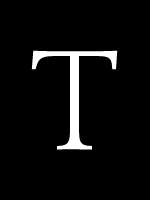
#> input picture source.png, 150 x 200 px
$ python translation.py
#> lines starting #> are read from the running program, lines starting #| are printed output that depends on the picture
import numpy as np
import matplotlib.pyplot as plt

img_source = plt.imread("source.png")
#> img_source is the input picture: shape (200, 150) float32; min 0, max 1, mean 0.0517


def translation(image, distance, method):
#> called with distance = (20, 20), method = 'nearest_neighbor'
    img_target = np.zeros(shape=image.shape)

    distance_x = distance[0]
    distance_y = distance[1]

    affine_matrix_identity = np.array([[1, 0, 0], [0, 1, 0], [distance_x, distance_y, 1]])

    # target(rotated coordinate) (x, y)
    for x in range(image.shape[0] - 1):  # h
        for y in range(image.shape[1] - 1):  # w
            map = np.array([x, y, 1])

            # original image coordinate (v, w)
            v, w, _ = np.matmul(map, np.linalg.inv(affine_matrix_identity))

            x_lt = int(v)
            y_lt = int(w)

            x_rt = int(v)
            y_rt = int(w + 1)

            x_lb = int(v + 1)
            y_lb = int(w)

            x_rb = int(v + 1)
            y_rb = int(w + 1)

            if method == "nearest_neighbor":
                try:
                    img_target[x, y] = image[x_lt, y_lt]
                except:
                    img_target[x, y] = 0

            elif method == "bilinear":

                try:
                    img_lt = image[x_lt, y_lt]
                except:
                    img_lt = 0

                try:
                    img_rt = image[x_rt, y_rt]
                except:
                    img_rt = 0

                try:
                    img_lb = image[x_lb, y_lb]
                except:
                    img_lb = 0

                try:
                    img_rb = image[x_rb, y_rb]
                except:
                    img_rb = 0

                temp1 = img_lt * (y_rt - w) + img_rt * (1 - (y_rt - w))
                temp2 = img_lb * (y_rt - w) + img_rb * (1 - (y_rt - w))
                img_target[x, y] = temp1 * (x_lb - v) + temp2 * (1 - (x_lb - v))

            elif method == "bicubic":
                try:
                    f00 = image[x_lt, y_lt]
                except:
                    f00 = 0
                try:
                    f01 = image[x_lt, y_lt + 1]
                except:
                    f01 = 0
                try:
                    f10 = image[x_lt + 1, y_lt]
                except:
                    f10 = 0
                try:
                    f11 = image[x_lt + 1, y_lt + 1]
                except:
                    f11 = 0
                try:
                    fx00 = (image[x_lt + 1, y_lt] - image[x_lt - 1, y_lt]) / 2
                except:
                    fx00 = 0
                try:
                    fx10 = (image[x_lt + 2, y_lt] - image[x_lt, y_lt]) / 2
                except:
                    fx10 = 0
                try:
                    fx01 = (image[x_lt + 1, y_lt + 1] - image[x_lt - 1, y_lt + 1]) / 2
                except:
                    fx01 = 0
                try:
                    fx11 = (image[x_lt + 2, y_lt + 1] - image[x_lt, y_lt + 1]) / 2
                except:
                    fx11 = 0
                try:
                    fy00 = (image[x_lt, y_lt + 1] - image[x_lt, y_lt - 1]) / 2
                except:
                    fy00 = 0
                try:
                    fy10 = (image[x_lt, y_lt + 2] - image[x_lt, y_lt]) / 2
                except:
                    fy10 = 0
                try:
                    fy01 = (image[x_lt + 1, y_lt + 1] - image[x_lt + 1, y_lt - 1]) / 2
                except:
                    fy01 = 0
                try:
                    fy11 = (image[x_lt + 1, y_lt + 2] - image[x_lt + 1, y_lt]) / 2
                except:
                    fy11 = 0
                try:
                    fxy00 = (image[x_lt - 1, y_lt - 1] - image[x_lt - 1, y_lt + 1] - image[x_lt + 1, y_lt - 1] + image[x_lt + 1, y_lt + 1]) / 4
                except:
                    fxy00 = 0
                try:
                    fxy10 = (image[x_lt, y_lt - 1] - image[x_lt, y_lt + 1] - image[x_lt + 2, y_lt - 1] + image[x_lt + 2, y_lt + 1]) / 4
                except:
                    fxy10 = 0
                try:
                    fxy01 = (image[x_lt - 1, y_lt] - image[x_lt - 1, y_lt + 2] - image[x_lt + 1, y_lt] + image[x_lt + 1, y_lt + 2]) / 4
                except:
                    fxy01 = 0
                try:
                    fxy11 = (image[x_lt, y_lt] - image[x_lt, y_lt + 2] - image[x_lt + 2, y_lt] + image[x_lt + 2, y_lt + 2]) / 4
                except:
                    fxy11 = 0
                # ----------------------distance coordinates --------distance coordinates------------distance coordinates-------
                temp1 = np.array([1, (1 - (x_lb - v)), np.power((1 - (x_lb - v)), 2), np.power((1 - (x_lb - v)), 3)])
                temp2 = np.array([[1, 0, 0, 0], [0, 0, 1, 0], [-3, 3, -2, -1], [2, -2, 1, 1]])
                temp3 = np.array(
                    [[f00, f01, fy00, fy01], [f10, f11, fy10, fy11], [fx00, fx01, fxy00, fxy01], [fx10, fx11, fxy10, fxy11]])
                temp4 = np.array([[1, 0, -3, 2], [0, 0, 3, -2], [0, 1, -2, 1], [0, 0, -1, 1]])
                temp5 = np.transpose(np.array([1, (1 - (y_rt - w)), np.power((1 - (y_rt - w)), 2), np.power((1 - (y_rt - w)), 3)]))

                img_target[x, y] = np.dot(np.dot(np.dot(np.dot(temp1, temp2), temp3), temp4), temp5)
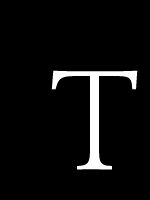
#> img_target: shape (200, 150) float64; min 0, max 1, mean 0.0517

    return img_target


distance = (20, 20)

result_nearest_neighbor = translation(img_source, distance, method="nearest_neighbor")
result_bilinear = translation(img_source, distance, method="bilinear")
result_bicubic = translation(img_source, distance, method="bicubic")

# draw
fig, ax = plt.subplots(nrows=2, ncols=2, figsize=(8, 8), sharex=True, sharey=True)
ax[0, 0].set_title("original")
ax[0, 0].imshow(img_source, cmap='gray')
ax[0, 1].set_title("translation(nearest neighbor):{}'".format(np.abs(distance)))
ax[0, 1].imshow(result_nearest_neighbor, cmap='gray')
ax[1, 0].set_title("translation(bilinear):{}'".format(np.abs(distance)))
ax[1, 0].imshow(result_bilinear, cmap='gray')
ax[1, 1].set_title("translation(bicubic):{}".format(np.abs(distance)))
ax[1, 1].imshow(result_bicubic, cmap='gray')
plt.show()
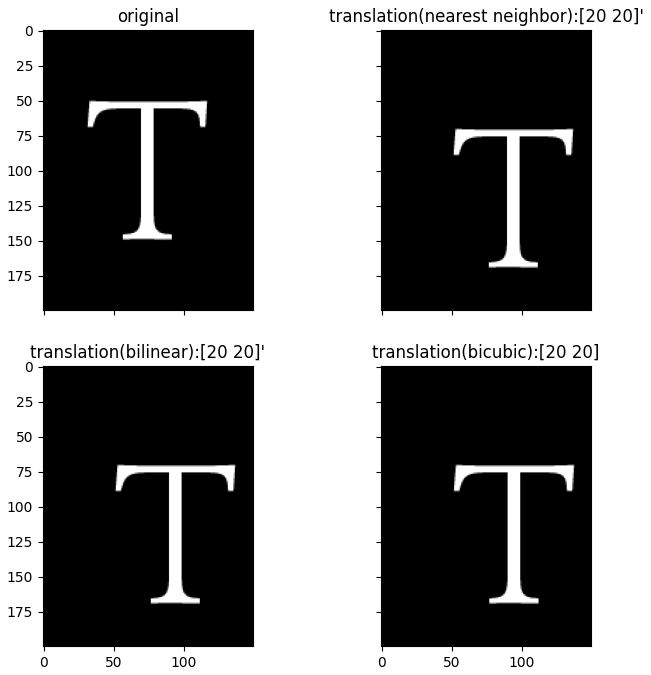
#> figure drawn by matplotlib, 4 panels
